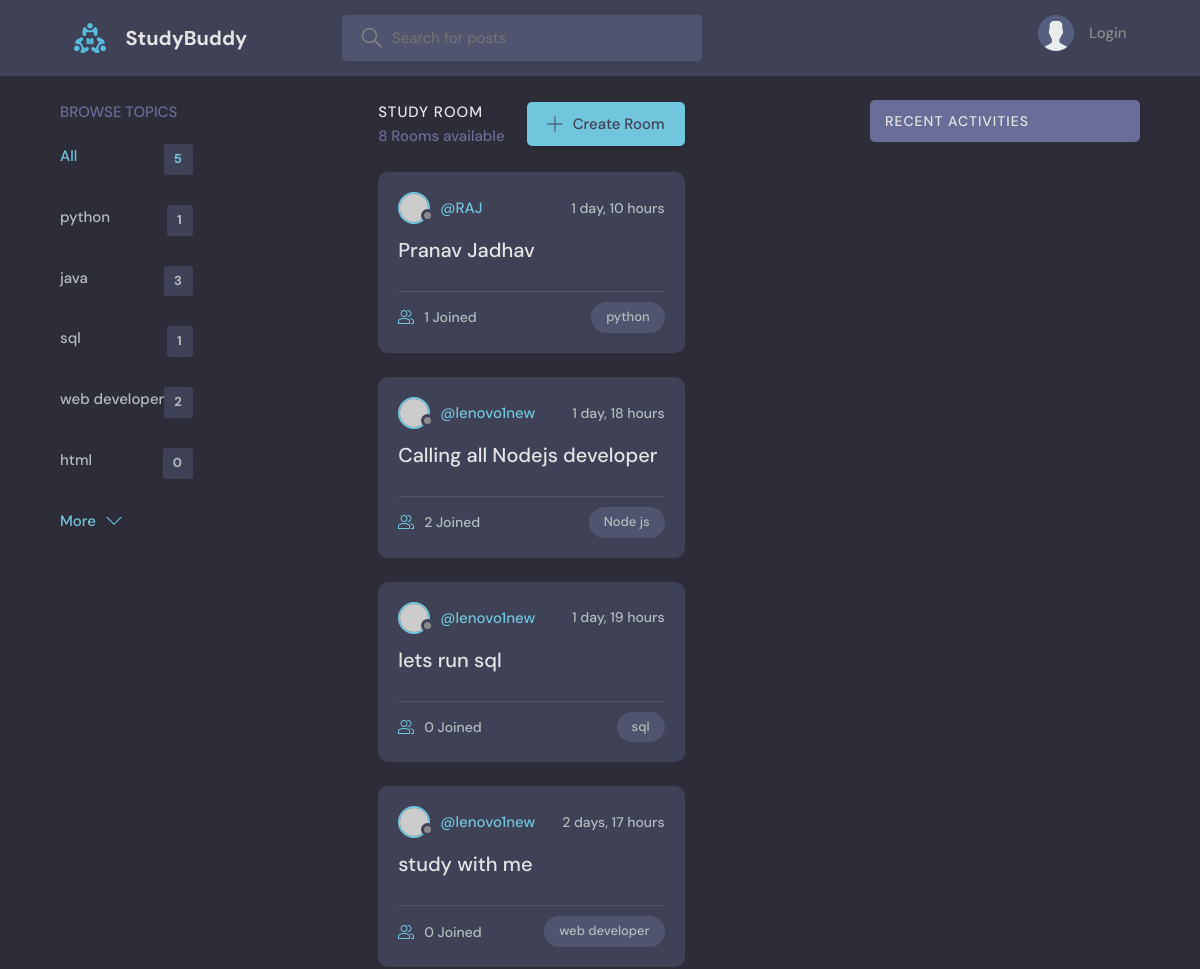
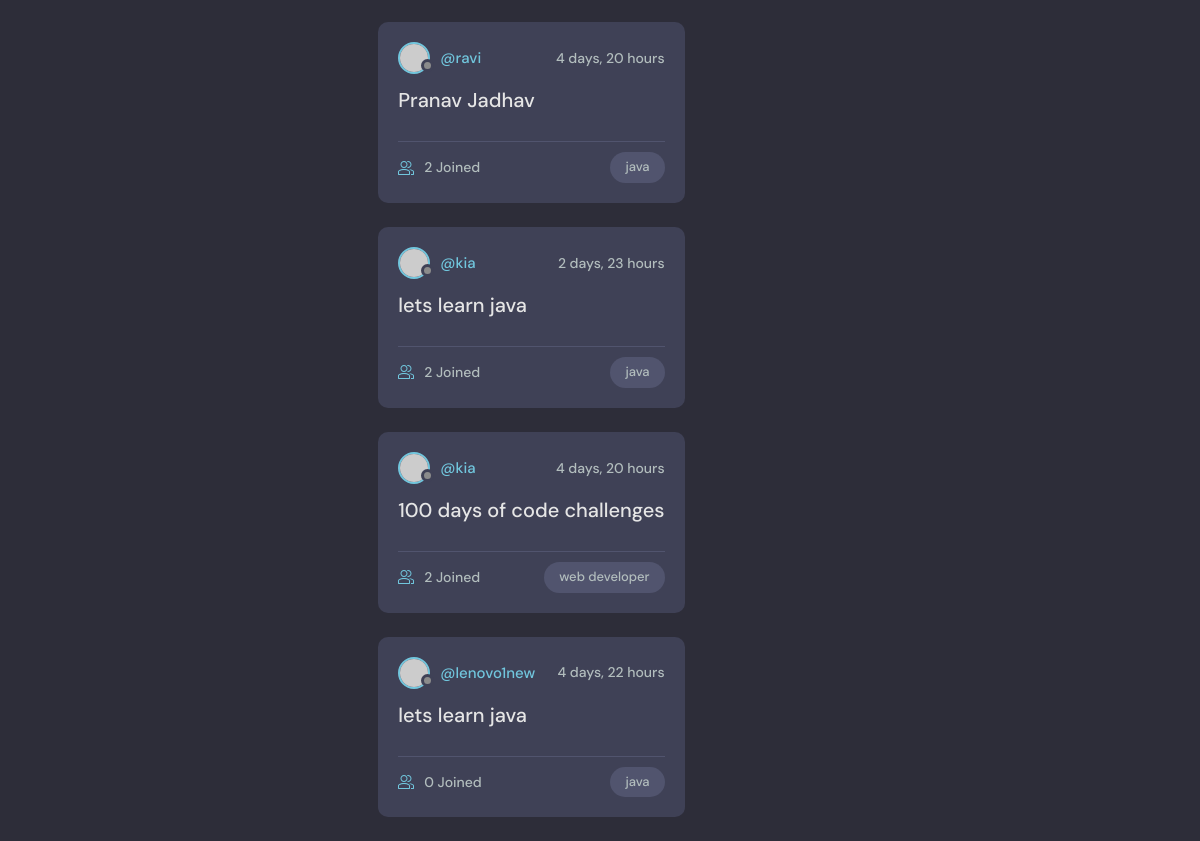
The page / on the database its author committed (2 pictures, top to bottom).
### base/models.py (models this page shows, shortened)
class Topic(models.Model):
    name = models.CharField(max_length=200)
    def __str__(self):
        return self.name

class Room(models.Model):
    host = models.ForeignKey(User, on_delete=models.SET_NULL , null=True)
    topic = models.ForeignKey(Topic, on_delete=models.SET_NULL , null=True)
    name = models.CharField(max_length=200)  #thise variables name,description represent column in database
    description = models.TextField(null=True , blank=True)#null=True means thise filled cant be blank
    participants = models.ManyToManyField(User,related_name='participants',blank=True)
    updated = models.DateTimeField(auto_now=True)
    created = models.DateTimeField(auto_now_add=True)
    class Meta:
        ordering = ['-updated','-created'] #we are trying to make our newist oredr to display first

### base/views.py (the view)
# urls.py: path('',views.home,name='home'),
def home(request):
    q = request.GET.get('q') if request.GET.get('q') != None else ''
    rooms = Room.objects.filter(Q(topic__name__icontains=q)
                                |Q(name__icontains=q)
                                |Q(description__icontains=q))
    topics = Topic.objects.all()[0:5]
    room_count = rooms.count()
    room_meassages =Message.objects.filter(Q(room__topic__name__icontains=q))
    context={'rooms':rooms,'topics':topics,'room_count':room_count,'room_meassages':room_meassages}
    return render(request,'home.html',context)

### base/templates/home.html (shortened to what this page needs)
{% extends 'main.html' %}
{% block content%}
    <main class="layout layout--3">
      <div class="container">
        {% include 'topics_component.html'%}
        <div class="roomList">
          <div class="roomList__header">
            <div>
              <h2>Study Room</h2>
              <p>{{room_count}} Rooms available</p>
            </div>
            <a class="btn btn--main" href="{% url 'create-room' %}">
              <svg version="1.1" xmlns="http://www.w3.org/2000/svg" width="32" height="32" viewBox="0 0 32 32">
                <title>add</title>
                <path
                  d="M16.943 0.943h-1.885v14.115h-14.115v1.885h14.115v14.115h1.885v-14.115h14.115v-1.885h-14.115v-14.115z"
                ></path>
              </svg>
              Create Room
            </a>
          </div>
          {% include 'feed_component.html' %}
        </div>
        {% include 'activity_component.html' %}
      </div>
    </main>
{% endblock  %}

### base/templates/topics_component.html (shortened to what this page needs)
<!DOCTYPE html>
<html lang="en">
<head>
</head>
<body>
<div class="topics">
          <div class="topics__header">
            <h2>Browse Topics</h2>
          </div>
          <ul class="topics__list">
            <li>
              <a href="{% url 'home' %}" class="active">All <span>{{topics.count}}</span></a>
            </li>
              {% for topic in topics %}
            <li>
              <a href="{% url 'home' %}?q={{topic.name}}">{{topic.name}} <span>{{topic.room_set.all.count}}</span></a>
            </li>
              {% endfor %}
          </ul>
          <a class="btn btn--link" href="{% url 'topics'%}">
            More
            <svg version="1.1" xmlns="http://www.w3.org/2000/svg" width="32" height="32" viewBox="0 0 32 32">
              <title>chevron-down</title>
              <path d="M16 21l-13-13h-3l16 16 16-16h-3l-13 13z"></path>
            </svg>
          </a>
        </div>
</body>
</html>

### base/templates/feed_component.html (shortened to what this page needs)
<!DOCTYPE html>
<html lang="en">
<head>
</head>
<body>
         {% for room in rooms %}
          <div class="roomListRoom">
            <div class="roomListRoom__header">
              <a href="{% url 'user-profile' room.host.id %}" class="roomListRoom__author">
                <div class="avatar avatar--small">
                  <img src="https://randomuser.me/api/portraits/women/11.jpg" />
                </div>
                <span>@{{room.host.username}}</span>
              </a>
              <div class="roomListRoom__actions">
                <span>{{room.created|timesince}}</span>
              </div>
            </div>
            <div class="roomListRoom__content">
              <a href="{% url 'room' room.id %}">{{room.name}}</a>
            </div>
            <div class="roomListRoom__meta">
              <a href="{% url 'room' room.id %}" class="roomListRoom__joined">
                {{room.participants.all.count}} Joined
              </a>
              <p class="roomListRoom__topic">{{room.topic.name}}</p>
            </div>
          </div>
         {% endfor %}
</body>
</html>

### base/static/style/style.css (style rules this page uses)
:root { --color-main: #71c6dd; --color-main-light: #e1f6fb; --color-dark: #3f4156; --color-dark-medium: #51546e; --color-dark-light: #696d97; --color-light: #e5e5e5; --color-gray: #8b8b8b; --color-light-gray: #b2bdbd; --color-bg: #2d2d39; --color-success: #5dd693; --color-error: #fc4b0b; }
* { font-family: "DM Sans", -apple-system, BlinkMacSystemFont, "Segoe UI", Roboto, Oxygen, Ubuntu, Cantarell, "Open Sans", "Helvetica Neue", sans-serif; margin: 0; padding: 0; box-sizing: border-box; text-rendering: optimizeLegibility; font-size: inherit; }
html { font-size: 56.25%; }
@media only screen and (min-width: 1200px) { html { font-size: 62.5%; } }
body { line-height: 1.6; font-weight: 400; font-size: 1.5rem; color: var(--color-light-gray); background-color: var(--color-bg); min-height: 100vh; }
img { width: 100%; }
a { display: inline-block; color: var(--color-main); text-decoration: none; }
.container { max-width: 120rem; width: 90%; margin: auto; }
.btn { background-color: transparent; border: none; display: inline-flex; align-items: center; gap: 1rem; cursor: pointer; transition: all ease-in-out 0.3s; padding: 1rem 2rem; border-radius: 5px; box-shadow: 1px 1px 3px 1px rgba(0, 0, 0, 0.15); font-weight: 500; }
.btn--link { border-radius: 0; padding: 0; color: var(--color-main); box-shadow: none; }
.btn--main { background-color: var(--color-main); color: var(--color-dark); }
.btn > svg { fill: currentColor; width: 1.6rem; height: 1.6rem; }
.avatar { position: relative; display: inline-block; border-radius: 50%; border: 2px solid var(--color-main); }
.avatar img { display: block; border-radius: 50%; object-fit: cover; object-position: center; }
.avatar::after { content: ""; display: block; position: absolute; background-color: var(--color-gray); z-index: 111; border-radius: 50%; border: 0.3rem solid var(--color-dark); }
.avatar.avatar--small img { width: 2.8rem; height: 2.8rem; }
.avatar.avatar--small:after { width: 0.7rem; height: 0.7rem; bottom: 0px; right: -6px; }
.layout { margin-top: 2.4rem; }
.layout > .container { display: flex; justify-content: space-between; align-items: flex-start; }
.topics__header { margin-bottom: 2rem; }
.topics__header h2 { text-transform: uppercase; font-weight: 500; color: var(--color-dark-light); }
.topics__list { list-style: none; }
.topics__list li a { display: flex; justify-content: space-between; margin-bottom: 3rem; font-weight: 500; color: var(--color-light-gray); transition: all 0.3s ease-in-out; }
.topics__list li a.active, .topics__list li a:hover { color: var(--color-main); }
.topics__list li a span { padding: 0.5rem 1rem; background-color: var(--color-dark); border-radius: 3px; font-size: 1.3rem; font-weight: 700; letter-spacing: 1px; }
.roomList__header { display: flex; justify-content: space-between; align-items: center; margin-bottom: 2.4rem; }
.roomList__header h2 { text-transform: uppercase; font-weight: 500; color: var(--color-light); letter-spacing: 1px; }
.roomList__header p { font-weight: 500; color: var(--color-dark-light); }
.roomListRoom { margin-bottom: 2.4rem; background-color: var(--color-dark); border-radius: 1rem; padding: 2rem; }
.roomListRoom__header { display: flex; justify-content: space-between; align-items: center; }
.roomListRoom__author { font-weight: 500; display: flex; align-items: center; gap: 1rem; }
.roomListRoom__actions { display: flex; align-items: flex-start; gap: 1rem; position: relative; }
.roomListRoom__actions span { font-size: 1.4rem; font-weight: 500; }
.roomListRoom__content { margin: 1rem 0; }
.roomListRoom__content a { font-size: 2rem; font-weight: 500; margin-bottom: 1.5rem; color: var(--color-light); transition: all 0.3s ease-in-out; }
.roomListRoom__meta { border-top: 1px solid var(--color-dark-medium); padding-top: 1rem; display: flex; align-items: center; justify-content: space-between; }
.roomListRoom__joined { color: var(--color-light-gray); display: flex; align-items: center; gap: 1rem; font-size: 1.4rem; font-weight: 500; }
.roomListRoom__joined svg { fill: var(--color-main); width: 1.6rem; height: 1.6rem; }
.roomListRoom__topic { padding: 5px 1.5rem; background-color: var(--color-dark-medium); border-radius: 5rem; font-weight: 500; font-size: 1.3rem; }

### rows shown on the page
Topic: name "python", room_set.all.count "1"
Topic: name "java", room_set.all.count "3"
Topic: name "sql", room_set.all.count "1"
Topic: name "web developer", room_set.all.count "2"
Topic: name "html", room_set.all.count "0"
Room: host.username "RAJ", created "1 day, 10 hours", name "Pranav Jadhav", participants.all.count "1", topic.name "python"
Room: host.username "lenovo1new", created "1 day, 18 hours", name "Calling all Nodejs developer", participants.all.count "2", topic.name "Node js"
Room: host.username "lenovo1new", created "1 day, 19 hours", name "lets run sql", participants.all.count "0", topic.name "sql"
Room: host.username "lenovo1new", created "2 days, 17 hours", name "study with me", participants.all.count "0", topic.name "web developer"
Room: host.username "ravi", created "4 days, 20 hours", name "Pranav Jadhav", participants.all.count "2", topic.name "java"
Room: host.username "kia", created "2 days, 23 hours", name "lets learn java", participants.all.count "2", topic.name "java"
Room: host.username "kia", created "4 days, 20 hours", name "100 days of code challenges", participants.all.count "2", topic.name "web developer"
Room: host.username "lenovo1new", created "4 days, 22 hours", name "lets learn java", participants.all.count "0", topic.name "java"

### other values the page prints
{{ topics.count }} "5"
{{ room_count }} "8"
